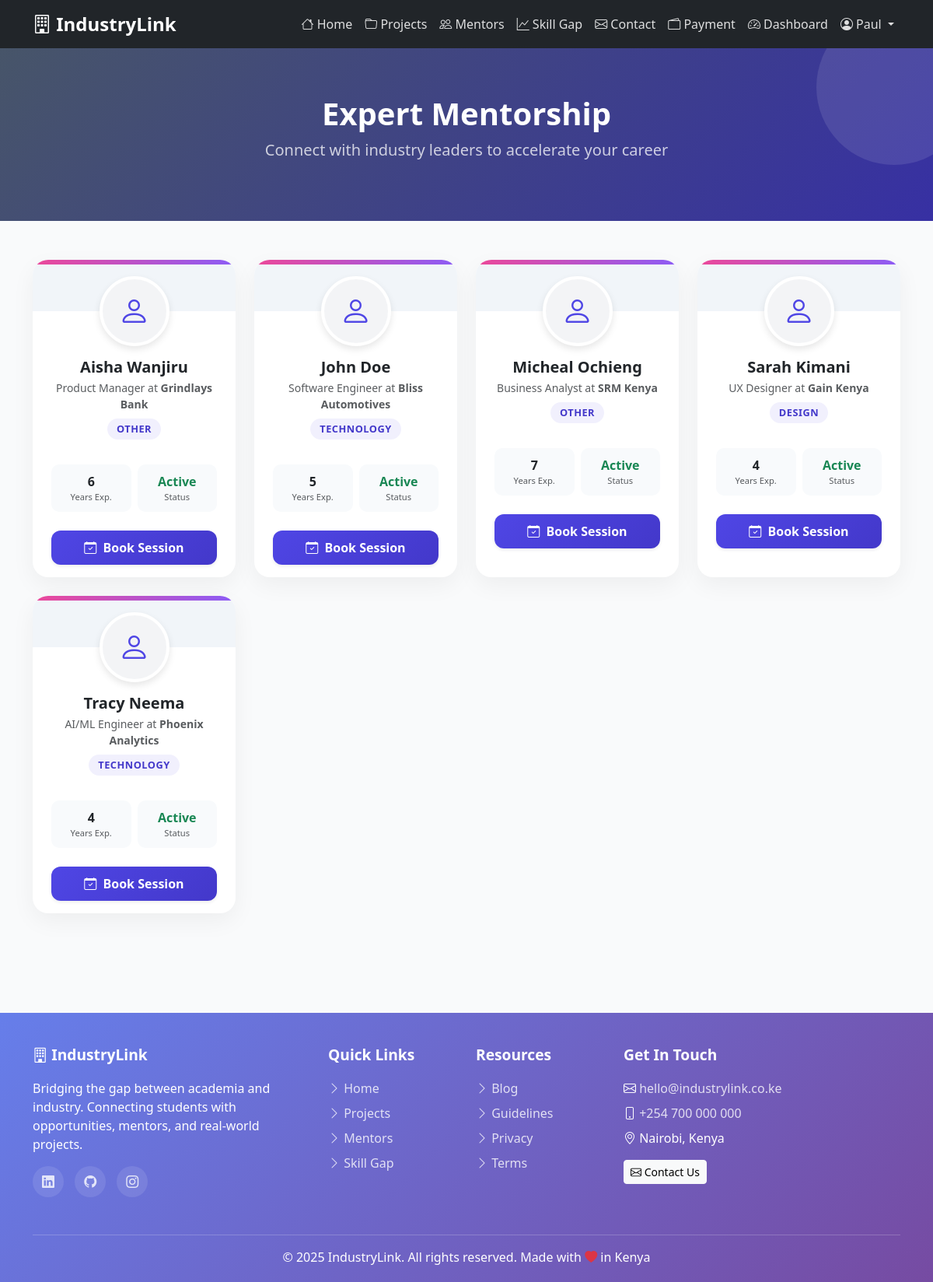
The page /mentors/ (signed in) on the database its author committed.
### main/models.py (models this page shows, shortened)
class Mentor(models.Model):
    EXPERTISE_CHOICES = [
        ('technology', 'Technology'),
        ('design', 'Design'),
        ('other', 'Other'),
        ('business', 'Business')
    ]
    user= models.OneToOneField(User, on_delete=models.CASCADE, related_name='mentor_profile')
    full_name = models.CharField(max_length=200)
    job_title = models.CharField(max_length=200)
    company = models.CharField(max_length=200)
    bio = models.TextField(blank=True)
    expertise_area = models.CharField(max_length=50, choices=EXPERTISE_CHOICES)
    years_of_experience = models.IntegerField()
    availability = models.CharField(max_length=100)
    hourly_rate = models.DecimalField(max_digits=6, decimal_places=2, null=True, blank=True)
    email = models.EmailField(blank=True)
    linkedin = models.URLField(blank=True)
    created_at = models.DateTimeField(auto_now_add=True)
    updated_at = models.DateTimeField(auto_now=True)
    class Meta:
        ordering = ['full_name']

### main/views.py (the view)
# urls.py: path('mentors/', views.mentor_list, name='mentor'),
def mentor_list(request):
    all_mentors = Mentor.objects.all()
    return render(request, 'main/mentor.html', {'mentors': all_mentors})

### main/templates/main/mentor.html (shortened to what this page needs)
{% extends 'base.html' %}
{% load static %}
{% block content %}
<div class="mentor-header text-center text-white">
    <div class="container position-relative z-1">
        <h1 class="fw-bold mb-2">Expert Mentorship</h1>
        <p class="lead opacity-75">Connect with industry leaders to accelerate your career</p>
    </div>
    <div style="position: absolute; top: -50px; right: -50px; width: 200px; height: 200px; background: rgba(255,255,255,0.1); border-radius: 50%;"></div>
</div>
<div class="container mb-5">
    <div class="row g-4">
        {% for mentor in mentors %}
        <div class="col-md-6 col-lg-3" data-aos="fade-up" data-aos-delay="{{ forloop.counter0|add:50 }}">
            <div class="mentor-card h-100 pb-3">
                <div class="card-stripe"></div>
                <div class="mentor-avatar">
                    {% if mentor.user.profile.profile_pic %}
                        <img src="{{ mentor.user.profile.profile_pic.url }}" alt="{{ mentor.full_name }}" class="img-fluid rounded-circle w-100 h-100 object-fit-cover">
                    {% else %}
                        <i class="bi bi-person"></i>
                    {% endif %}
                </div>
                <div class="text-center px-4">
                    <h5 class="fw-bold mb-1 text-dark">{{ mentor.full_name }}</h5>
                    <p class="text-muted small mb-2">{{ mentor.job_title }} at <strong>{{ mentor.company }}</strong></p>
                    <span class="expertise-tag mb-3 d-inline-block text-uppercase">
                        {{ mentor.get_expertise_area_display }}
                    </span>
                    <div class="row g-2 mt-2 mb-4">
                        <div class="col-6">
                            <div class="stat-box">
                                <div class="fw-bold text-dark">{{ mentor.years_of_experience }}</div>
                                <div class="small text-muted" style="font-size: 0.7rem;">Years Exp.</div>
                            </div>
                        </div>
                        <div class="col-6">
                            <div class="stat-box">
                                <div class="fw-bold text-success">Active</div>
                                <div class="small text-muted" style="font-size: 0.7rem;">Status</div>
                            </div>
                        </div>
                    </div>
                    <div class="d-flex gap-2 justify-content-center">
                         <form action="{% url 'main:payment' %}" method="get" class="w-100">
                             <button class="btn btn-mentor shadow-sm">
                                <i class="bi bi-calendar-check me-1"></i> Book Session
                            </button>
                        </form>
                    </div>
                </div>
            </div>
        </div>
        {% empty %}
        <div class="col-12 text-center py-5">
            <h4>No mentors found</h4>
            <p class="text-muted">Check back later for new experts.</p>
        </div>
        {% endfor %}
    </div>
</div>
{% endblock %}

### templates/base.html (shortened to what this page needs)
<!DOCTYPE html>
<html lang="en">
<head>
    <link href="https://cdn.jsdelivr.net/npm/bootstrap@5.3.2/dist/css/bootstrap.min.css" rel="stylesheet">
    <link rel="stylesheet" href="https://cdn.jsdelivr.net/npm/bootstrap-icons@1.11.1/font/bootstrap-icons.css">
</head>
<body>
    <nav class="navbar navbar-expand-lg navbar-dark bg-dark">
        <div class="container">
            <a class="navbar-brand" href="{% url 'main:home' %}">
                <i class="bi bi-building"></i> IndustryLink
            </a>
            <div class="collapse navbar-collapse" id="navbarNav">
                <ul class="navbar-nav ms-auto">
                    <li class="nav-item">
                        <a class="nav-link" href="{% url 'main:home' %}">
                            <i class="bi bi-house"></i> Home
                        </a>
                    </li>
                    <li class="nav-item">
                        <a class="nav-link" href="{% url 'main:projects' %}">
                            <i class="bi bi-folder"></i> Projects
                        </a>
                    </li>
                    <li class="nav-item">
                        <a class="nav-link" href="{% url 'main:mentor' %}">
                            <i class="bi bi-people"></i> Mentors
                        </a>
                    </li>
                    <li class="nav-item">
                        <a class="nav-link" href="{% url 'main:skills' %}">
                            <i class="bi bi-graph-up"></i> Skill Gap
                        </a>
                    </li>
                    <li class="nav-item">
                        <a class="nav-link" href="{% url 'main:contact' %}">
                            <i class="bi bi-envelope"></i> Contact
                        </a>
                    </li>
                    <li class="nav-item">
                        <a class="nav-link" href="{% url 'main:payment' %}">
                            <i class="bi bi-wallet2"></i> Payment
                        </a>
                    </li>
                    {% if request.user.is_authenticated %}
                        <li class="nav-item">
                            <a class="nav-link" href="{% url 'main:dashboard' %}">
                                <i class="bi bi-speedometer2"></i> Dashboard
                            </a>
                        </li>
                        <li class="nav-item dropdown">
                            <a class="nav-link dropdown-toggle" href="#" id="userDropdown" role="button" data-bs-toggle="dropdown" aria-expanded="false">
                                <i class="bi bi-person-circle"></i> {{ request.user.username }}
                            </a>
                        </li>
                    {% endif %}
                </ul>
            </div>
        </div>
    </nav>
    <main>
        {% block content %}
        {% endblock %}
    </main>
    <footer>
        <div class="container">
            <div class="row">
                <div class="col-md-4 mb-4">
                    <div class="footer-heading">
                        <i class="bi bi-building"></i> IndustryLink
                    </div>
                    <p class="mb-3">
                        Bridging the gap between academia and industry.
                        Connecting students with opportunities, mentors, and real-world projects.
                    </p>
                    <div class="social-icons">
                        <a href="#" aria-label="LinkedIn"><i class="bi bi-linkedin"></i></a>
                        <a href="#" aria-label="GitHub"><i class="bi bi-github"></i></a>
                        <a href="#" aria-label="Instagram"><i class="bi bi-instagram"></i></a>
                    </div>
                </div>
                <div class="col-md-2 mb-4">
                    <div class="footer-heading">Quick Links</div>
                    <ul class="list-unstyled">
                        <li class="mb-2"><a href="{% url 'main:home' %}"><i class="bi bi-chevron-right"></i> Home</a></li>
                        <li class="mb-2"><a href="{% url 'main:projects' %}"><i class="bi bi-chevron-right"></i> Projects</a></li>
                        <li class="mb-2"><a href="{% url 'main:mentor' %}"><i class="bi bi-chevron-right"></i> Mentors</a></li>
                        <li class="mb-2"><a href="{% url 'main:skills' %}"><i class="bi bi-chevron-right"></i> Skill Gap</a></li>
                    </ul>
                </div>
                <div class="col-md-2 mb-4">
                    <div class="footer-heading">Resources</div>
                    <ul class="list-unstyled">
                        <li class="mb-2"><a href="#"><i class="bi bi-chevron-right"></i> Blog</a></li>
                        <li class="mb-2"><a href="#"><i class="bi bi-chevron-right"></i> Guidelines</a></li>
                        <li class="mb-2"><a href="#"><i class="bi bi-chevron-right"></i> Privacy</a></li>
                        <li class="mb-2"><a href="#"><i class="bi bi-chevron-right"></i> Terms</a></li>
                    </ul>
                </div>
                <div class="col-md-4 mb-4">
                    <div class="footer-heading">Get In Touch</div>
                    <ul class="list-unstyled">
                        <li class="mb-2">
                            <i class="bi bi-envelope"></i>
                            <a href="mailto:hello@industrylink.co.ke">hello@industrylink.co.ke</a>
                        </li>
                        <li class="mb-2">
                            <i class="bi bi-phone"></i>
                            <a href="tel:+254700000000">+254 700 000 000</a>
                        </li>
                        <li class="mb-2">
                            <i class="bi bi-geo-alt"></i> Nairobi, Kenya
                        </li>
                    </ul>
                    <div class="mt-3">
                        <a href="{% url 'main:contact' %}" class="btn btn-light btn-sm">
                            <i class="bi bi-envelope"></i> Contact Us
                        </a>
                    </div>
                </div>
            </div>
            <hr class="bg-white mt-4" style="opacity: 0.2;">
            <div class="row">
                <div class="col-12 text-center">
                    <p class="mb-0">
                        &copy; 2025 IndustryLink. All rights reserved.
                        Made with <i class="bi bi-heart-fill text-danger"></i> in Kenya
                    </p>
                </div>
            </div>
        </div>
    </footer>
</body>
</html>

### templates/base.html (style rules this page uses)
html, body { height: 100%; }
body { display: flex; flex-direction: column; }
main { flex: 1 0 auto; }
footer { flex-shrink: 0; background: linear-gradient(135deg, #667eea 0%, #764ba2 100%); color: white; padding: 40px 0 20px 0; margin-top: 80px; }
footer a { color: rgba(255,255,255,0.8); text-decoration: none; transition: color 0.3s; }
footer .footer-heading { font-size: 1.2rem; font-weight: bold; margin-bottom: 1rem; }
footer .social-icons a { display: inline-flex; align-items: center; justify-content: center; width: 40px; height: 40px; background: rgba(255,255,255,0.1); border-radius: 50%; margin-right: 10px; transition: all 0.3s; }
.navbar-brand { font-weight: bold; font-size: 1.5rem; }
.nav-link { color: rgba(255,255,255,.85) !important; transition: color 0.3s; }

### main/templates/main/mentor.html (style rules this page uses)
body { background-color: #f9fafb; }
.mentor-header { background: linear-gradient(135deg, #475569 0%, #3730a3 100%); padding: 60px 0; margin-bottom: 50px; position: relative; overflow: hidden; }
.mentor-card { background: white; border: none; border-radius: 20px; box-shadow: 0 10px 30px rgba(0,0,0,0.05); transition: transform 0.3s ease, box-shadow 0.3s ease; overflow: hidden; position: relative; }
.card-stripe { height: 6px; width: 100%; background: linear-gradient(90deg, #ec4899, #8b5cf6); }
.mentor-avatar { width: 90px; height: 90px; background: #f3f4f6; border-radius: 50%; margin: -45px auto 15px; border: 4px solid white; box-shadow: 0 4px 10px rgba(0,0,0,0.1); display: flex; align-items: center; justify-content: center; font-size: 2.5rem; color: #4f46e5; }
.expertise-tag { background: rgba(79, 70, 229, 0.08); color: #4338ca; font-size: 0.8rem; padding: 4px 12px; border-radius: 50px; font-weight: 600; letter-spacing: 0.5px; }
.btn-mentor { background: linear-gradient(135deg, #4f46e5 0%, #4338ca 100%); border: none; color: white; border-radius: 12px; padding: 10px 20px; width: 100%; font-weight: 600; transition: opacity 0.2s; }
.stat-box { text-align: center; padding: 10px; background: #f8fafc; border-radius: 10px; }

### rows shown on the page
Mentor: full_name "Aisha Wanjiru", job_title "Product Manager", company "Grindlays Bank", expertise_area "OTHER", years_of_experience "6"
Mentor: full_name "John Doe", job_title "Software Engineer", company "Bliss Automotives", expertise_area "TECHNOLOGY", years_of_experience "5"
Mentor: full_name "Micheal Ochieng", job_title "Business Analyst", company "SRM Kenya", expertise_area "OTHER", years_of_experience "7"
Mentor: full_name "Sarah Kimani", job_title "UX Designer", company "Gain Kenya", expertise_area "DESIGN", years_of_experience "4"
Mentor: full_name "Tracy Neema", job_title "AI/ML Engineer", company "Phoenix Analytics", expertise_area "TECHNOLOGY", years_of_experience "4"

### other values the page prints
{{ request.user.username }} "Paul"
